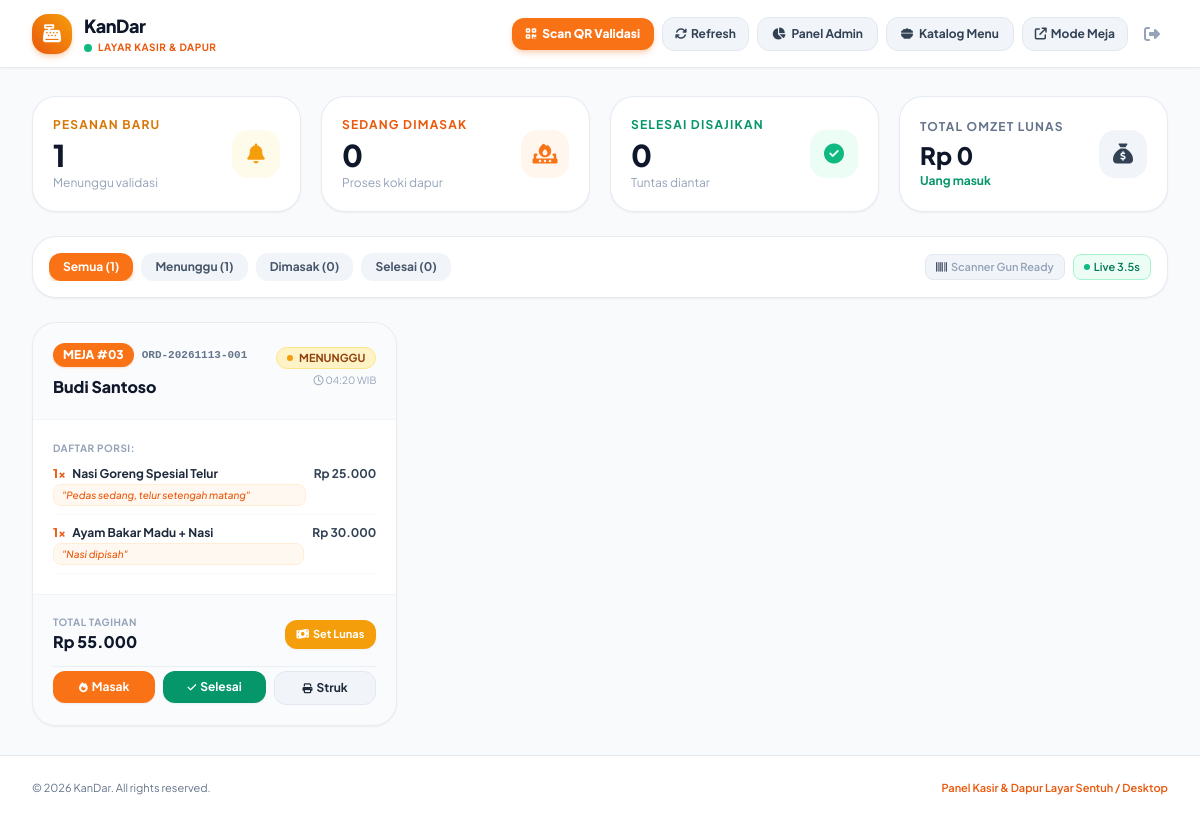
The page /kasir/index.php (signed in) on the database its author committed.
### tables this page shows
CREATE TABLE `orders` (
    `id` INT AUTO_INCREMENT PRIMARY KEY,
    `kode_pesanan` VARCHAR(30) NOT NULL UNIQUE,
    `nomor_meja` VARCHAR(10) NOT NULL,
    `nama_pelanggan` VARCHAR(100) NOT NULL DEFAULT 'Pelanggan Meja',
    `total_harga` INT NOT NULL DEFAULT 0,
    `status_pembayaran` ENUM('belum_bayar', 'lunas') NOT NULL DEFAULT 'belum_bayar',
    `status_pesanan` ENUM('menunggu', 'dimasak', 'selesai', 'dibatalkan') NOT NULL DEFAULT 'menunggu',
    `metode_pembayaran` VARCHAR(50) NULL DEFAULT 'Tunai / Kasir',
    `created_at` TIMESTAMP DEFAULT CURRENT_TIMESTAMP,
    `updated_at` TIMESTAMP DEFAULT CURRENT_TIMESTAMP ON UPDATE CURRENT_TIMESTAMP
);

CREATE TABLE `order_items` (
    `id` INT AUTO_INCREMENT PRIMARY KEY,
    `order_id` INT NOT NULL,
    `menu_id` INT NOT NULL,
    `jumlah` INT NOT NULL DEFAULT 1,
    `harga_satuan` INT NOT NULL,
    `subtotal` INT NOT NULL,
    `catatan` VARCHAR(255) NULL,
    CONSTRAINT `fk_order_items_order` FOREIGN KEY (`order_id`) REFERENCES `orders` (`id`) ON DELETE CASCADE,
    CONSTRAINT `fk_order_items_menu` FOREIGN KEY (`menu_id`) REFERENCES `menus` (`id`) ON DELETE RESTRICT
);

CREATE TABLE `menus` (
    `id` INT AUTO_INCREMENT PRIMARY KEY,
    `nama_menu` VARCHAR(100) NOT NULL,
    `kategori` ENUM('makanan', 'minuman', 'snack') NOT NULL DEFAULT 'makanan',
    `harga` INT NOT NULL,
    `deskripsi` TEXT NULL,
    `gambar` VARCHAR(255) NULL,
    `status` ENUM('tersedia', 'habis') NOT NULL DEFAULT 'tersedia',
    `created_at` TIMESTAMP DEFAULT CURRENT_TIMESTAMP
);

### kasir/index.php (the view, shortened to what the rows shown need)
<?php
require_once __DIR__ . '/../config/koneksi.php';
require_once __DIR__ . '/../config/helper.php';
$stmt = $pdo->query("
    SELECT * FROM orders
    ORDER BY CASE
        WHEN status_pesanan = 'menunggu' THEN 1
        WHEN status_pesanan = 'dimasak' THEN 2
        ELSE 3
    END, id DESC
    LIMIT 60
");
$orders = $stmt->fetchAll();
?>
<!DOCTYPE html>
<html lang="id">
<head>
    <script src="https://cdn.tailwindcss.com"></script>
    <link rel="stylesheet" href="https://cdnjs.cloudflare.com/ajax/libs/font-awesome/6.5.1/css/all.min.css">
</head>
<body class="bg-slate-50 min-h-screen text-slate-800 flex flex-col antialiased selection:bg-brand-500 selection:text-white">
    <main class="max-w-7xl mx-auto px-4 sm:px-6 lg:px-8 py-5 sm:py-7 flex-1 w-full space-y-6">
        <div id="orders-grid" class="grid grid-cols-1 md:grid-cols-2 lg:grid-cols-3 gap-4 sm:gap-5">
            <?php if (empty($orders)): ?>
                <div class="col-span-full bg-white rounded-3xl p-12 text-center border border-slate-200">
                    <div class="w-14 h-14 bg-slate-100 text-slate-300 rounded-full flex items-center justify-center mx-auto mb-3 text-2xl">
                        <i class="fa-solid fa-inbox"></i>
                    </div>
                    <h3 class="font-extrabold text-base text-slate-800">Belum Ada Pesanan Masuk</h3>
                    <p class="text-xs text-slate-400 mt-1">Saat pelanggan meja mengirim pesanan, daftar akan otomatis muncul di sini secara real-time.</p>
                </div>
            <?php else: ?>
                <?php foreach ($orders as $o): ?>
                    <?php
                    $stmt_i = $pdo->prepare("SELECT oi.*, m.nama_menu FROM order_items oi JOIN menus m ON oi.menu_id = m.id WHERE oi.order_id = ?");
                    $stmt_i->execute([$o['id']]);
                    $items = $stmt_i->fetchAll();
                    $badge_class = 'bg-amber-100 text-amber-800 border-amber-200';
                    $dot_color   = 'bg-amber-500';
                    ?>
                    <div class="order-card bg-white rounded-3xl border border-slate-200/80 shadow-sm hover:shadow-md transition-all flex flex-col justify-between overflow-hidden"
                         data-status="<?= htmlspecialchars($o['status_pesanan']) ?>"
                         data-payment="<?= htmlspecialchars($o['status_pembayaran']) ?>">
                        <div>
                            <div class="p-4 sm:p-5 border-b border-slate-100 flex items-start justify-between bg-slate-50/70">
                                <div>
                                    <div class="flex items-center space-x-2">
                                        <span class="text-xs font-black px-2.5 py-1 rounded-xl bg-brand-500 text-white shadow-sm shadow-brand-500/20">
                                            MEJA #<?= htmlspecialchars($o['nomor_meja']) ?>
                                        </span>
                                        <span class="text-[11px] font-mono font-bold text-slate-500">
                                            <?= htmlspecialchars($o['kode_pesanan']) ?>
                                        </span>
                                    </div>
                                    <h3 class="font-extrabold text-sm sm:text-base text-slate-900 mt-2 leading-tight">
                                        <?= htmlspecialchars($o['nama_pelanggan']) ?>
                                    </h3>
                                </div>
                                <div class="text-right flex-shrink-0">
                                    <span class="inline-flex items-center gap-1.5 text-[10px] sm:text-[11px] font-bold px-2.5 py-0.5 rounded-full border <?= $badge_class ?> uppercase">
                                        <span class="w-1.5 h-1.5 rounded-full <?= $dot_color ?>"></span>
                                        <span><?= htmlspecialchars($o['status_pesanan']) ?></span>
                                    </span>
                                    <span class="text-[10px] text-slate-400 block mt-1">
                                        <i class="fa-regular fa-clock mr-0.5"></i><?= date('H:i', strtotime($o['created_at'])) ?> WIB
                                    </span>
                                </div>
                            </div>
                            <div class="p-4 sm:p-5 space-y-2.5 text-xs">
                                <span class="text-[10px] uppercase font-bold tracking-wider text-slate-400 block">Daftar Porsi:</span>
                                <?php foreach ($items as $item): ?>
                                    <div class="flex justify-between items-start border-b border-slate-50 pb-2">
                                        <div class="flex-1 pr-2">
                                            <div class="font-bold text-slate-800">
                                                <span class="text-brand-600 font-extrabold mr-1"><?= $item['jumlah'] ?>x</span>
                                                <span><?= htmlspecialchars($item['nama_menu']) ?></span>
                                            </div>
                                            <?php if (!empty($item['catatan'])): ?>
                                                <p class="text-[10px] text-brand-600 font-medium italic mt-0.5 bg-brand-50/80 px-2 py-0.5 rounded-lg border border-brand-100">
                                                    "<?= htmlspecialchars($item['catatan']) ?>"
                                                </p>
                                            <?php endif; ?>
                                        </div>
                                        <span class="font-bold text-slate-700 flex-shrink-0"><?= format_rupiah($item['subtotal']) ?></span>
                                    </div>
                                <?php endforeach; ?>
                            </div>
                        </div>
                        <div class="p-4 sm:p-5 bg-slate-50/70 border-t border-slate-100 space-y-3">
                            <div class="flex justify-between items-center">
                                <div>
                                    <span class="text-[10px] text-slate-400 uppercase font-bold tracking-wider block">Total Tagihan</span>
                                    <span class="font-black text-sm sm:text-base text-slate-900"><?= format_rupiah($o['total_harga']) ?></span>
                                </div>
                                <div>
                                    <?php if ($o['status_pembayaran'] === 'lunas'): ?>
                                        <span class="px-2.5 py-1 rounded-xl text-[11px] font-black bg-emerald-100 text-emerald-800 border border-emerald-200 flex items-center space-x-1">
                                            <i class="fa-solid fa-check"></i>
                                            <span>LUNAS • <?= htmlspecialchars($o['metode_pembayaran'] ?: 'QRIS') ?></span>
                                        </span>
                                    <?php else: ?>
                                        <form action="update_status.php" method="POST" class="inline">
                                            <button type="submit" class="px-3 py-1.5 rounded-xl text-[11px] font-bold bg-amber-500 hover:bg-amber-600 text-white shadow-sm transition active:scale-95 flex items-center space-x-1" title="Konfirmasi pembayaran tunai atau QR">
                                                <i class="fa-solid fa-money-bill-wave"></i>
                                                <span>Set Lunas</span>
                                            </button>
                                        </form>
                                    <?php endif; ?>
                                </div>
                            </div>
                            <div class="grid grid-cols-3 gap-2 pt-1 border-t border-slate-200/60">
                                <form action="update_status.php" method="POST" class="w-full">
                                    <button type="submit"
                                            class="w-full py-2 px-1 bg-brand-500 hover:bg-brand-600 text-white rounded-xl text-xs font-bold flex items-center justify-center space-x-1 transition active:scale-95 shadow-sm <?= $o['status_pesanan'] === 'dimasak' ? 'opacity-50 cursor-not-allowed' : '' ?>"
                                            <?= $o['status_pesanan'] === 'dimasak' ? 'disabled' : '' ?>
                                            title="Tandai pesanan mulai dimasak">
                                        <i class="fa-solid fa-fire text-[10px]"></i>
                                        <span>Masak</span>
                                    </button>
                                </form>
                                <form action="update_status.php" method="POST" class="w-full">
                                    <button type="submit"
                                            class="w-full py-2 px-1 bg-emerald-600 hover:bg-emerald-700 text-white rounded-xl text-xs font-bold flex items-center justify-center space-x-1 transition active:scale-95 shadow-sm <?= $o['status_pesanan'] === 'selesai' ? 'opacity-50 cursor-not-allowed' : '' ?>"
                                            <?= $o['status_pesanan'] === 'selesai' ? 'disabled' : '' ?>
                                            title="Tandai hidangan siap diantar ke meja">
                                        <i class="fa-solid fa-check text-[10px]"></i>
                                        <span>Selesai</span>
                                    </button>
                                </form>
                                <a href="cetak_struk.php?order_id=<?= $o['id'] ?>" target="_blank"
                                   class="py-2 px-1 bg-slate-100 hover:bg-slate-200 text-slate-800 rounded-xl text-xs font-bold flex items-center justify-center space-x-1 transition active:scale-95 border border-slate-200"
                                   title="Cetak struk nota pesanan">
                                    <i class="fa-solid fa-print text-[10px]"></i>
                                    <span>Struk</span>
                                </a>
                            </div>
                        </div>
                    </div>
                <?php endforeach; ?>
            <?php endif; ?>
        </div>
    </main>
</body>
</html>

### rows shown on the page
orders: nomor_meja "03", kode_pesanan "ORD-20261113-001", nama_pelanggan "Budi Santoso", status_pesanan "MENUNGGU", created_at "04:20", total_harga "Rp 55.000"
order_items: jumlah "1", menu.nama_menu "Nasi Goreng Spesial Telur", catatan "Pedas sedang, telur setengah matang", subtotal "Rp 25.000"
order_items: jumlah "1", menu.nama_menu "Ayam Bakar Madu + Nasi", catatan "Nasi dipisah", subtotal "Rp 30.000"

### other values the page prints
$stat_menunggu "1"
$stat_dimasak "0"
$stat_selesai "0"
format_rupiah($stat_omzet) "Rp 0"
count($orders) "1"
